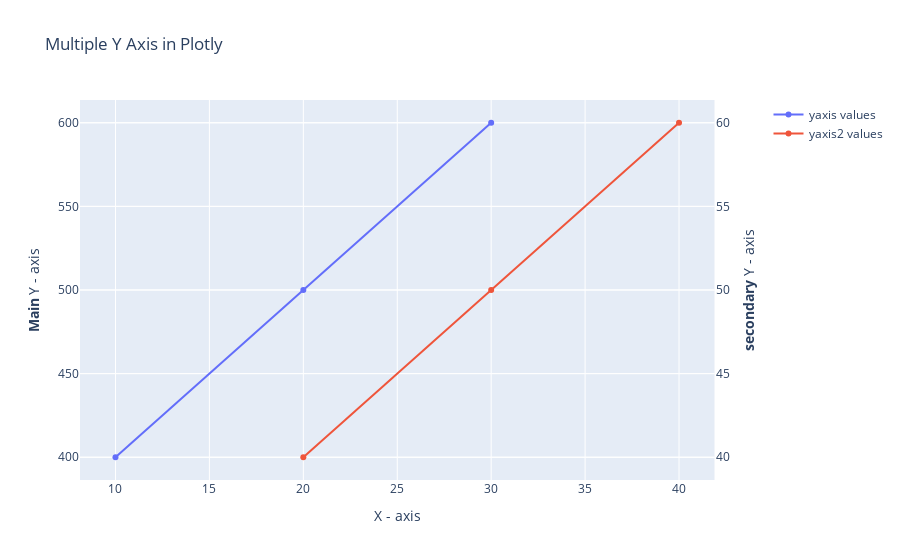

Notebook cell for this chart:
### Code cell
fig = make_subplots(specs=[[{"secondary_y": True}]])
 
# plot a scatter chart by specifying the x and y values
# Use add_trace function to specify secondary_y axes.
fig.add_trace(
    go.Scatter(x=[10, 20, 30], y=[400, 500, 600], name="yaxis values"),
    secondary_y=False)
 
# Use add_trace function and specify secondary_y axes = True.
fig.add_trace(
    go.Scatter(x=[20, 30, 40], y=[40, 50, 60], name="yaxis2 values"),
    secondary_y=True,)
 
# Adding title text to the figure
fig.update_layout(
    title_text="Multiple Y Axis in Plotly"
)
 
# Naming x-axis
fig.update_xaxes(title_text="X - axis")
 
# Naming y-axes
fig.update_yaxes(title_text="<b>Main</b> Y - axis ", secondary_y=False)
fig.update_yaxes(title_text="<b>secondary</b> Y - axis ", secondary_y=True)

### Figure 1 — Plotly figure (JSON) as saved in the notebook; plotly's stock layout.template omitted (floating-point values rounded to 4 significant figures)
{"data": [{"name": "yaxis values", "type": "scatter", "x": [10, 20, 30], "xaxis": "x", "y": [400, 500, 600], "yaxis": "y"}, {"name": "yaxis2 values", "type": "scatter", "x": [20, 30, 40], "xaxis": "x", "y": [40, 50, 60], "yaxis": "y2"}], "layout": {"title": {"text": "Multiple Y Axis in Plotly"}, "xaxis": {"anchor": "y", "domain": [0, 0.94], "title": {"text": "X - axis"}}, "yaxis": {"anchor": "x", "domain": [0, 1], "title": {"text": "<b>Main</b> Y - axis "}}, "yaxis2": {"anchor": "x", "overlaying": "y", "side": "right", "title": {"text": "<b>secondary</b> Y - axis "}}}}
